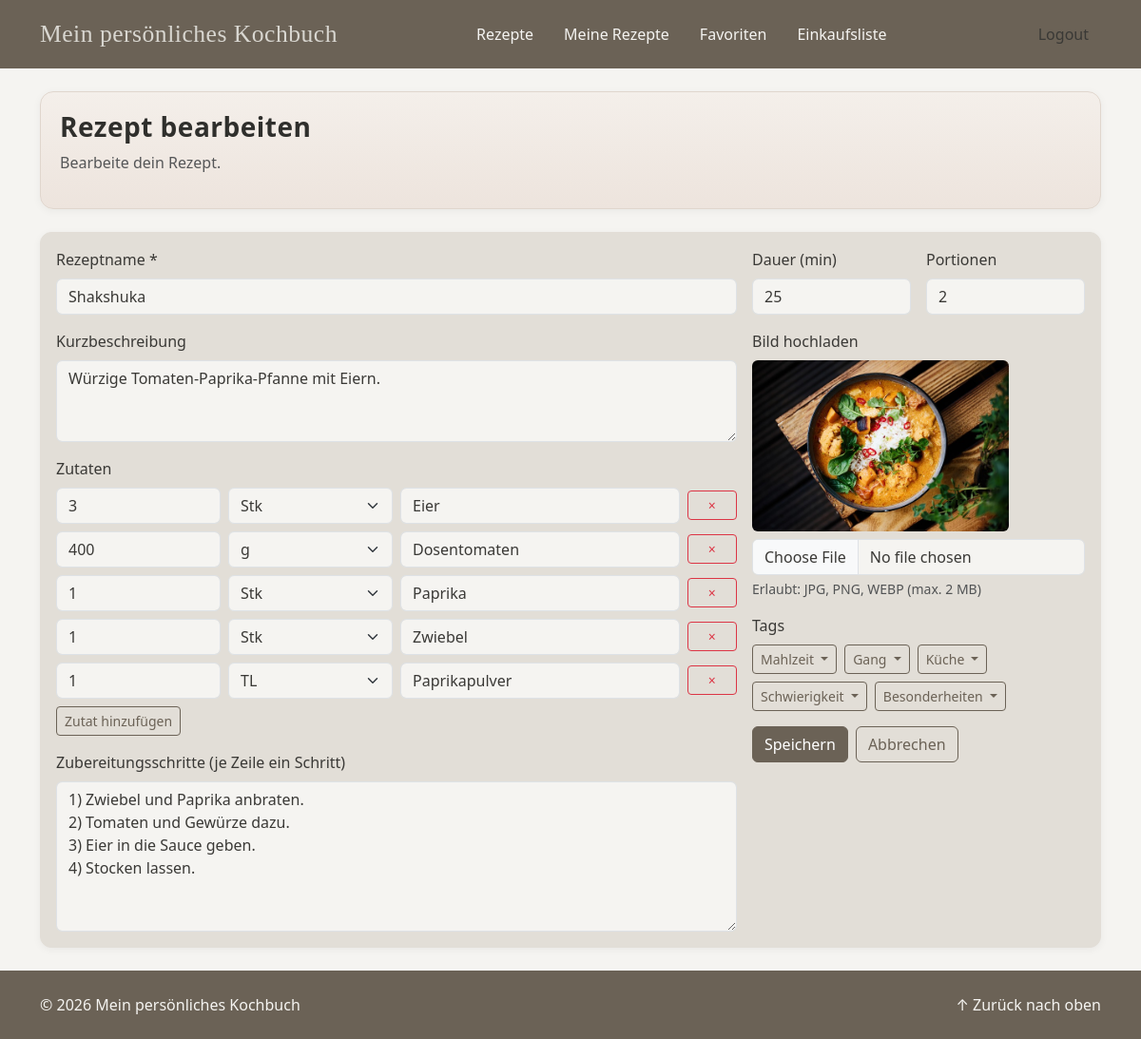
Screenshot of /public/user_recipe_edit.php?id=9 (signed in) with the database file from the repository.
### tables this page shows
CREATE TABLE `recipe_ingredients` (
  `recipe_id` int(11) NOT NULL,
  `unit` varchar(20) NOT NULL,
  `quantity` int(20) NOT NULL,
  `name` varchar(100) NOT NULL
);

### includes/user_recipe_edit_logic.php (called while the page is built, shortened)
<?php
require_once __DIR__ . '/db_gets.php';
$userId = isset($_SESSION['user_id']) && is_numeric($_SESSION['user_id'])
    ? (int)$_SESSION['user_id']
    : 0;
$isEdit   = isset($_GET['id']) && ctype_digit((string)$_GET['id']);
$recipeId = $isEdit ? (int)$_GET['id'] : null;
$units = ['g', 'kg', 'ml', 'l', 'EL', 'TL', 'Prise', 'Stk', 'Pkg'];
$tags          = getAllTags();
$groupedTags   = [];
foreach ($tags as $tag) {
    $cat = (string)($tag['category'] ?? '');
    $tid = (int)($tag['id'] ?? 0);
    $groupedTags[$cat][] = [
        'id'   => $tid,
        'name' => (string)($tag['name'] ?? ''),
    ];
}
$errors = [];
$form = [
    'title'        => '',
    'description'  => '',
    'time_min'     => '',
    'servings'     => '',
    'steps'        => '',
    'picture_path' => '/img/placeholder_food.jpg',
    'tag_ids'      => [],
    'ingredients'  => [],
];
if ($recipeId !== null) {
    $rows   = getRecipesWithTags([$recipeId]);
    $recipe = $rows[$recipeId] ?? null;
    if (!$recipe) {
        http_response_code(404);
        $errors[] = 'Kein Rezept gefunden.';
        $recipeId = null;
    } else {
        $ownerId = (int)($recipe['user_id'] ?? 0);
        if ($ownerId !== $userId) {
            http_response_code(403);
            $errors[] = 'Du kannst nur eigene Rezepte bearbeiten.';
        } else {
            $form['title']        = (string)($recipe['title'] ?? '');
            $form['description']  = (string)($recipe['description'] ?? '');
            $form['time_min']     = (string)($recipe['time_min'] ?? '');
            $form['servings']     = (string)($recipe['servings'] ?? '');
            $form['steps']        = (string)($recipe['steps'] ?? '');
            $form['picture_path'] = (string)($recipe['picture_path'] ?? '/img/placeholder_food.jpg');
            $form['ingredients'] = getIngredientsByRecipeId($recipeId);
            $tagIds = [];
            foreach (($recipe['tags'] ?? []) as $t) {
                if (isset($t['id'])) {
                    $tagIds[] = (int)$t['id'];
                }
            }
            $form['tag_ids'] = array_values(array_unique($tagIds));
        }
    }
}
$pageTitle = ($recipeId !== null) ? 'Rezept bearbeiten' : 'Neues Rezept erstellen';

### includes/helpers.php (called while the page is built, shortened)
<?php
function esc($value): string
{
    return htmlspecialchars((string)$value, ENT_QUOTES | ENT_SUBSTITUTE, 'UTF-8');
}

### includes/db_gets.php (called while the page is built, shortened)
<?php
function getAllTags(): array
{
    $db = getDbConnection();
    $sql = "SELECT * FROM tags";
    $res = $db->query($sql);
    $tags = [];
    while ($row = $res->fetch_assoc()) {
        $tags[] = $row;
    }
    return $tags;
}
function getRecipesWithTags(array $recipeIds): ?array
{
    $db = getDbConnection();
    $recipeIds = array_values(array_map('intval', $recipeIds));
    $placeholders = implode(',', array_fill(0, count($recipeIds), '?'));
    $sql = "
        SELECT
            r.id           AS recipe_id,
            r.title,
            r.description,
            r.time_min,
            r.servings,
            r.steps,
            r.user_id,
            r.picture_path,
            t.id       AS tag_id,
            t.name     AS tag_name,
            t.category AS tag_category
        FROM recipes r
        LEFT JOIN recipe_tags rt ON rt.recipe_id = r.id
        LEFT JOIN tags t         ON t.id = rt.tag_id
        WHERE r.id IN ($placeholders)
    ";
    $stmt = $db->prepare($sql);
    $types = str_repeat('i', count($recipeIds));
    $stmt->bind_param($types, ...$recipeIds);
    $stmt->execute();
    $result = $stmt->get_result();
    $recipes = [];
    while ($row = $result->fetch_assoc()) {
        $rid = (int)$row['recipe_id'];
        if (!isset($recipes[$rid])) {
            $recipes[$rid] = [
                'id'           => $rid,
                'title'        => $row['title'],
                'description'  => $row['description'],
                'time_min'     => $row['time_min'],
                'servings'     => $row['servings'],
                'steps'        => $row['steps'],
                'user_id'      => $row['user_id'],
                'picture_path' => $row['picture_path'],
                'tags'         => [],
            ];
        }
        if ($row['tag_id'] !== null) {
            $recipes[$rid]['tags'][] = [
                'id'       => (int)$row['tag_id'],
                'name'     => $row['tag_name'],
                'category' => $row['tag_category'],
            ];
        }
    }
    return $recipes;
}
function getIngredientsByRecipeId(int $recipeId): array
{
    $db = getDbConnection();
    $sql = "SELECT quantity, unit, name FROM recipe_ingredients WHERE recipe_id = ?";
    $stmt = $db->prepare($sql);
    $stmt->bind_param("i", $recipeId);
    $stmt->execute();
    $result = $stmt->get_result();
    $ings = [];
    while ($row = $result->fetch_assoc()) {
        $ings[] = $row;
    }
    return $ings;
}

### public/user_recipe_edit.php (the view, shortened to what this page needs)
<?php
include __DIR__ . '/../includes/header.php';
include __DIR__ . '/../includes/nav.php';
require_once __DIR__ . '/../includes/user_recipe_edit_logic.php';
?>
<main>
<div class="container">
    <section class="hero section my-3 my-md-4">
        <h1 class="h3 mb-2"><?= esc($pageTitle) ?></h1>
        <p class="text-muted">
            <?= ($recipeId !== null) ? 'Bearbeite dein Rezept.' : 'Lege ein neues Rezept an.' ?>
        </p>
    </section>
    <section class="section bg-cream mb-3 mb-md-4 py-3 px-3">
        <form method="post" class="row g-3" enctype="multipart/form-data">
            <div class="col-12 col-lg-8">
                <label class="form-label">Rezeptname *</label>
                <input
                    type="text"
                    name="title"
                    class="form-control"
                    required
                    value="<?= esc($form['title']) ?>"
                >
                <div class="mt-3">
                    <label class="form-label">Kurzbeschreibung</label>
                    <textarea
                        name="description"
                        rows="3"
                        class="form-control"
                    ><?= esc($form['description']) ?></textarea>
                </div>
                <div class="mt-3">
                    <label class="form-label d-block">Zutaten</label>
                    <div class="d-flex flex-column gap-2">
                        <?php
                        $rows = !empty($form['ingredients'])
                            ? array_values($form['ingredients'])
                            : [['quantity' => '', 'unit' => '', 'name' => '']];
                        ?>
                        <?php foreach ($rows as $i => $ing): ?>
                            <div class="row g-2 align-items-center">
                                <div class="col-3">
                                    <input
                                        type="text"
                                        name="ingredients[quantity][]"
                                        class="form-control"
                                        placeholder="Menge"
                                        value="<?= esc($ing['quantity'] ?? '') ?>"
                                    >
                                </div>
                                <div class="col-3">
                                    <select name="ingredients[unit][]" class="form-select">
                                        <?php foreach ($units as $u): ?>
                                            <option
                                                value="<?= esc($u) ?>"
                                                <?= (($ing['unit'] ?? '') === $u) ? 'selected' : '' ?>
                                            >
                                                <?= esc($u) ?>
                                            </option>
                                        <?php endforeach; ?>
                                    </select>
                                </div>
                                <div class="col-5">
                                    <input
                                        type="text"
                                        name="ingredients[name][]"
                                        class="form-control"
                                        placeholder="Zutat"
                                        value="<?= esc($ing['name'] ?? '') ?>"
                                    >
                                </div>
                                <div class="col-1 d-grid">
                                    <button
                                        type="submit"
                                        name="remove_ing"
                                        value="<?= (int)$i ?>"
                                        class="btn btn-sm btn-outline-danger"
                                        title="Zutat entfernen"
                                    >
                                        ×
                                    </button>
                                </div>
                            </div>
                        <?php endforeach; ?>
                    </div>
                    <button
                        type="submit"
                        name="add_ing"
                        value="1"
                        class="btn btn-sm btn-outline-secondary mt-2"
                    >
                        Zutat hinzufügen
                    </button>
                </div>
                <div class="mt-3">
                    <label class="form-label">Zubereitungsschritte (je Zeile ein Schritt)</label>
                    <textarea
                        name="steps"
                        rows="6"
                        class="form-control"
                        placeholder="Schritt 1&#10;Schritt 2&#10;Schritt 3"
                    ><?= esc($form['steps']) ?></textarea>
                </div>
            </div>
            <div class="col-12 col-lg-4">
                <div class="row g-3">
                    <div class="col-6">
                        <label class="form-label">Dauer (min)</label>
                        <input
                            type="number"
                            name="time_min"
                            class="form-control"
                            min="0"
                            value="<?= esc($form['time_min']) ?>"
                        >
                    </div>
                    <div class="col-6">
                        <label class="form-label">Portionen</label>
                        <input
                            type="number"
                            name="servings"
                            class="form-control"
                            min="0"
                            value="<?= esc($form['servings']) ?>"
                        >
                    </div>
                    <div class="col-12">
                        <label for="recipeImage" class="form-label">Bild hochladen</label>
                        <?php
                        $currentImg = trim((string)($form['picture_path'] ?? ''));
                        ?>
                        <div class="mb-2">
                            <img
                                src="<?= esc($currentImg) ?>"
                                onerror="this.onerror=null;this.src='/img/placeholder_food.jpg';"
                                alt="Aktuelles Rezeptbild"
                                class="img-fluid rounded"
                                style="max-height: 180px; object-fit: cover;"
                            >
                        </div>
                        <input
                            type="file"
                            id="recipeImage"
                            name="image"
                            class="form-control"
                            accept="image/jpeg,image/png,image/webp"
                        >
                        <div class="form-text">
                            Erlaubt: JPG, PNG, WEBP (max. 2&nbsp;MB)
                        </div>
                    </div>
                    <div class="col-12">
                        <label class="form-label d-block mb-2">Tags</label>
                        <div class="d-flex flex-wrap gap-2">
                            <?php foreach ($groupedTags as $category => $tagsInCat): ?>
                                <div class="btn-group">
                                    <button
                                        type="button"
                                        class="btn btn-outline-secondary btn-sm dropdown-toggle"
                                        data-bs-toggle="dropdown"
                                    >
                                        <?= esc($category) ?>
                                    </button>
                                </div>
                            <?php endforeach; ?>
                        </div>
                    </div>
                    <div class="col-12 d-flex gap-2">
                        <button type="submit" class="btn btn-primary">
                            <?= ($recipeId !== null) ? 'Speichern' : 'Erstellen' ?>
                        </button>
                        <a href="recipes.php" class="btn btn-outline-secondary">Abbrechen</a>
                    </div>
                </div>
            </div>
        </form>
    </section>
</div>
</main>
<?php include __DIR__ . '/../includes/footer.php'; ?>

### public/css/style.css (style rules this page uses)
:root { --color-primary: #6B6256; --color-secondary: #7C8573; --color-dark: #2F2F2C; --color-light: #E2DED7; --color-bg: #F5F4F1; --color-text: #3A3936; --color-accent: #9DA69D; --color-brand-accent: #D8D6D0; --color-brand-accent-hover: #C2BEB7; --bs-primary: var(--color-primary); --bs-secondary: var(--color-secondary); --bs-dark: var(--color-dark); --bs-light: var(--color-light); --bs-body-bg: var(--color-bg); --bs-body-color: var(--color-text); }
html, body { height: 100%; margin: 0; background: var(--bs-body-bg); }
body { display: flex; flex-direction: column; min-height: 100vh; }
main { flex: 1 0 auto; min-height: 1px; }
h1, h2, h3, h4, h5, h6, .h1, .h2, .h3, .h4, .h5, .h6 { font-family: "Segoe UI", "Helvetica Neue", Arial, sans-serif; font-weight: 600 !important; color: var(--color-dark); letter-spacing: 0.5px; }
a { color: var(--bs-primary); text-decoration: none; }
main { flex: 1 0 auto; margin: 0; background: var(--bs-body-bg); }
.section, .card, .panel { background: #fff; border: 1px solid var(--color-light); border-radius: 12px; box-shadow: 0 2px 8px rgba(0,0,0,.05); }
.section { padding: .75rem; margin-bottom: 1rem; }
@media (min-width: 768px) { .section { padding: 1.25rem; margin-bottom: 1.5rem; } }
.hero { background:linear-gradient(180deg,#F4EFEA 0%,#EDE4DD 100%); border:1px solid #E0D6CD; border-radius:14px; }
.bg-cream { background:var(--bs-light); }
.btn-primary { background:var(--bs-primary); border-color:var(--bs-primary); color:#fff !important; }
.btn-outline-secondary { color:var(--bs-primary); border-color:var(--bs-primary); }

### rows the page displays
recipe_ingredients: quantity "3", name "Eier", $i 0 (drawn)
recipe_ingredients: quantity "400", name "Dosentomaten", $i 1 (drawn)
recipe_ingredients: quantity "1", name "Paprika", $i 2 (drawn)
recipe_ingredients: quantity "1", name "Zwiebel", $i 3 (drawn)
recipe_ingredients: quantity "1", name "Paprikapulver", $i 4 (drawn)

### other values shown
$pageTitle "Rezept bearbeiten"
$category "Mahlzeit"
$category "Gang"
$category "Küche"
$category "Schwierigkeit"
$category "Besonderheiten"
form field value "Stk"
form field value "g"
form field value "TL"
